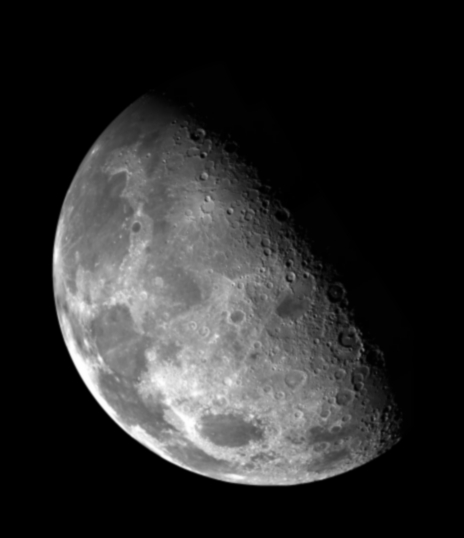
%> input picture L1/moon.bmp, 464 x 538 px
$ octave Q3.m   (GNU Octave 9; MATLAB toolbox functions it lacks are replaced by stand-ins)
%> lines starting %> are read from the running program, lines starting %| are printed output that depends on the picture; in (x1, y1, x2, y2) boxes, pixels count from 0 and x2, y2 are one past the last pixel; in counts of white or black regions, pixels touching at a corner belong together; the program's own positions count from 1
Imoon=imread('C:\Users\imp\Downloads\moon.bmp');
%> Imoon is the input picture: size 538x464 uint8; min 0, max 255, mean 42.6
imhist(Imoon);
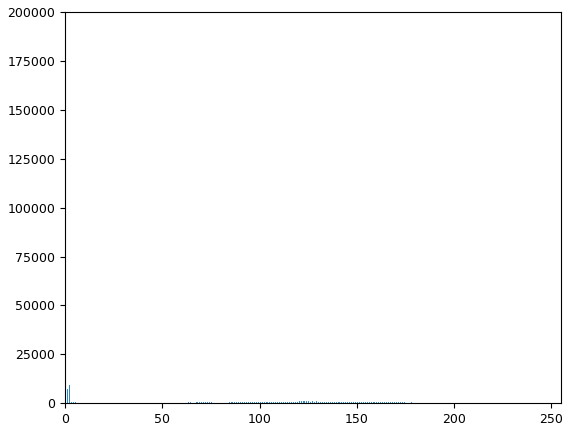
%> figure redrawn from the program's plot data; highest point at x = 0, y = 141440
Ithr=zeros(size(Imoon));
Ithr(Imoon>=100)=255;
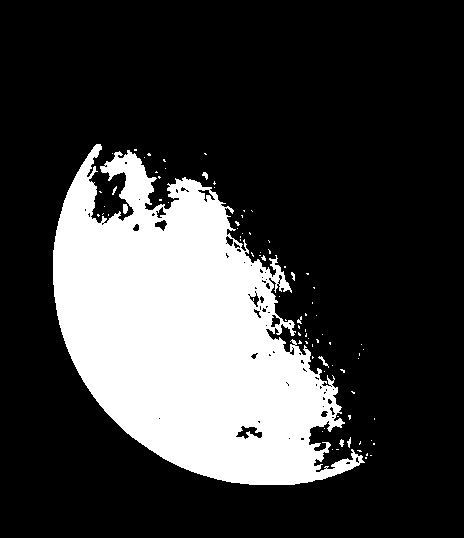
%> Ithr: size 538x464 double; 24.1% white; 84 white regions (75 under 20 px), largest, box (x1, y1, x2, y2) and area: (53, 144, 365, 485) 59641, (123, 204, 128, 214) 43, (318, 356, 329, 368) 35
Ithr=(Imoon>=200)*255;
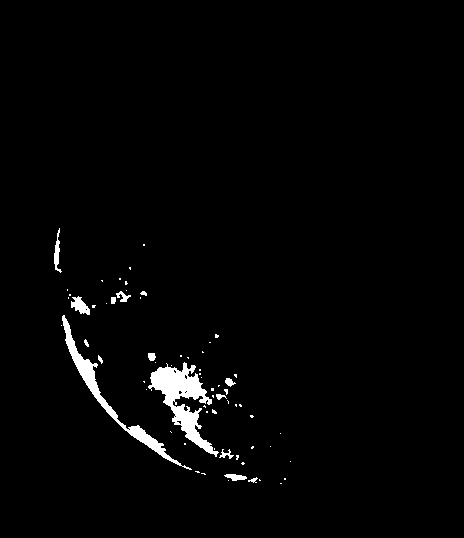
%> Ithr: size 538x464 double; 2% white; 67 white regions (52 under 20 px), largest, box (x1, y1, x2, y2) and area: (148, 362, 219, 457) 2321, (62, 315, 192, 470) 1561, (71, 296, 90, 315) 202
figure;
colormap gray;
imagesc(Imoon);
figure;
colormap gray;
imagesc(Ithr);

$ run again, with L1/Rose1024.tif saved as L1/moon.bmp
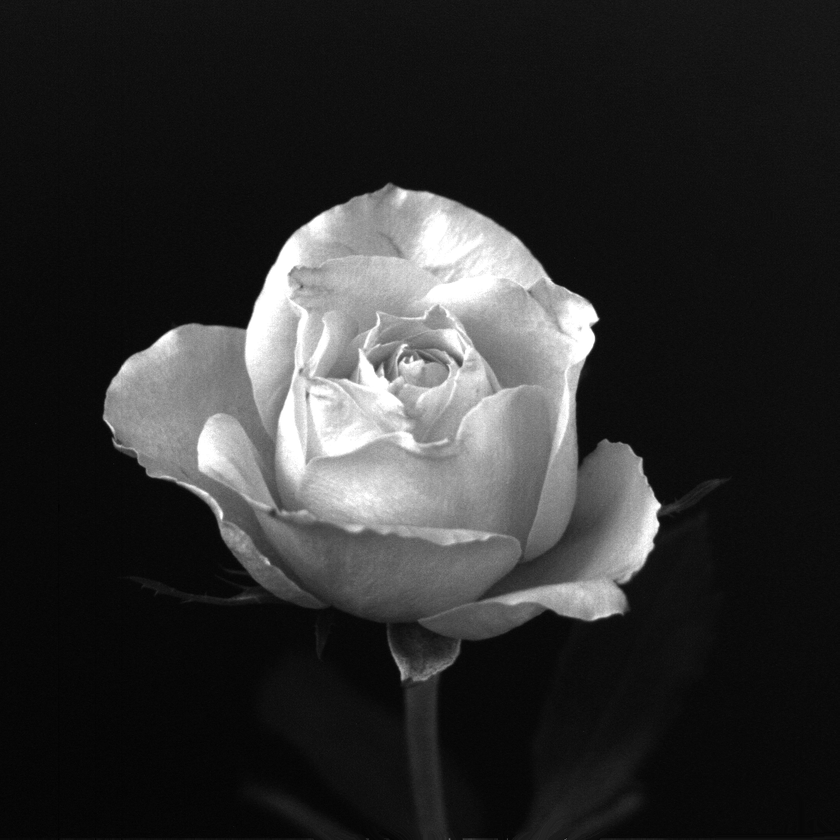
%> input picture L1/Rose1024.tif, 840 x 840 px, shrunk from 1024 x 1024 before the run
%> Imoon is the input picture: size 840x840 uint8; min 0, max 255, mean 46.8
%> `Ithr(Imoon>=100)=255;`:
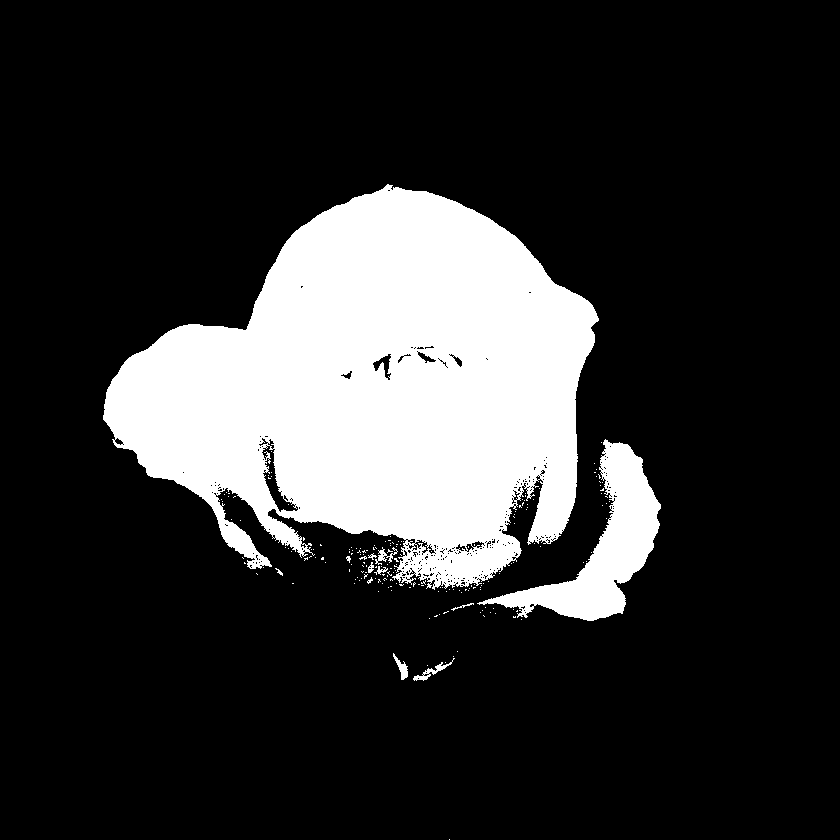
%> Ithr: size 840x840 double; 19.3% white; 196 white regions (185 under 20 px), largest, box (x1, y1, x2, y2) and area: (103, 184, 599, 590) 124930, (477, 439, 661, 621) 10163, (413, 658, 455, 681) 199
%> `Ithr=(Imoon>=200)*255;`:
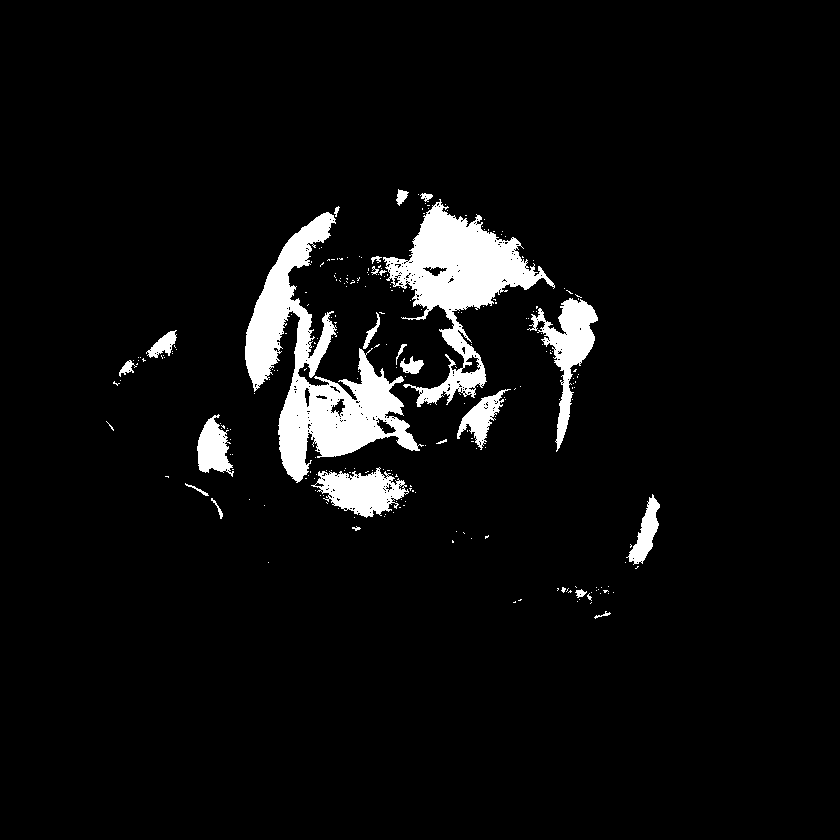
%> Ithr: size 840x840 double; 5.4% white; 252 white regions (228 under 20 px), largest, box (x1, y1, x2, y2) and area: (245, 212, 424, 483) 15181, (383, 199, 555, 407) 11473, (527, 298, 598, 452) 3261

$ run again, with L1/fractured_spine.tif saved as L1/moon.bmp
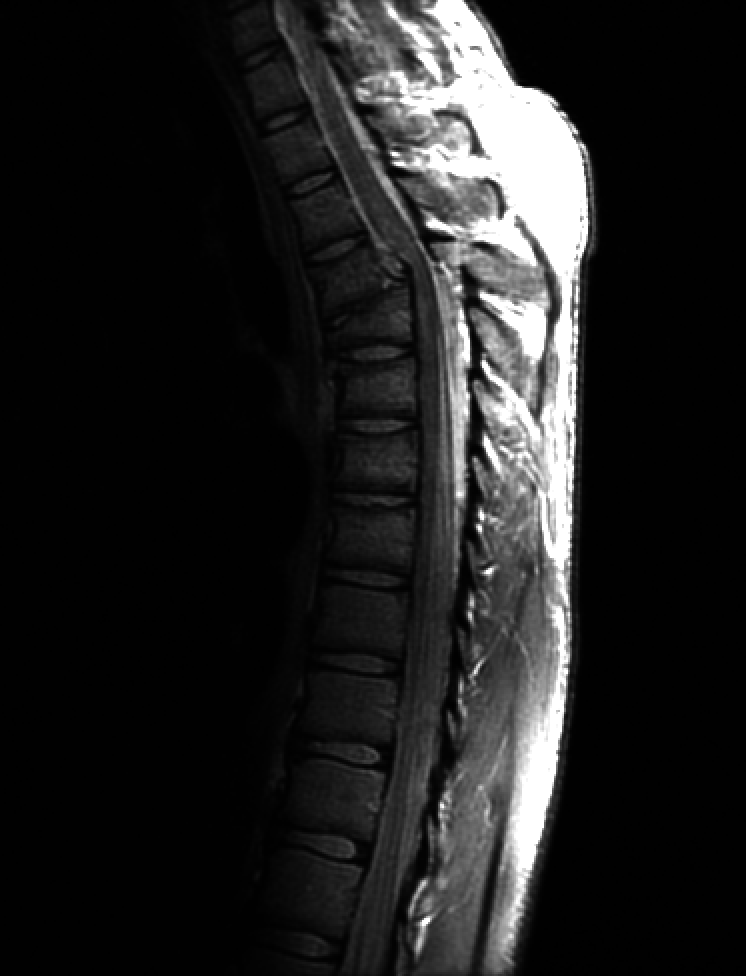
%> input picture L1/fractured_spine.tif, 746 x 976 px
%> Imoon is the input picture: size 976x746 uint8; min 0, max 255, mean 32.6
%> `imhist(Imoon);`:
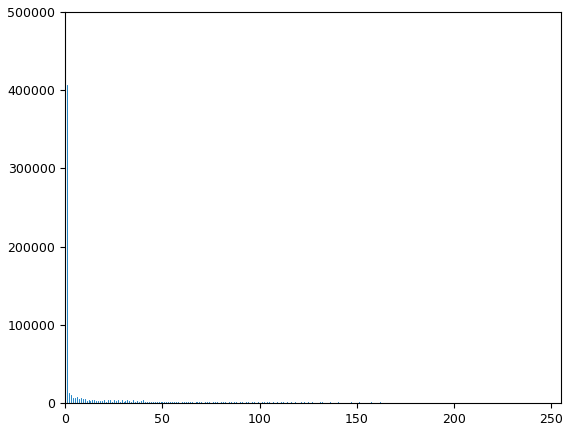
%> figure redrawn from the program's plot data; highest point at x = 1, y = 407152
%> `Ithr=(Imoon>=200)*255;`:
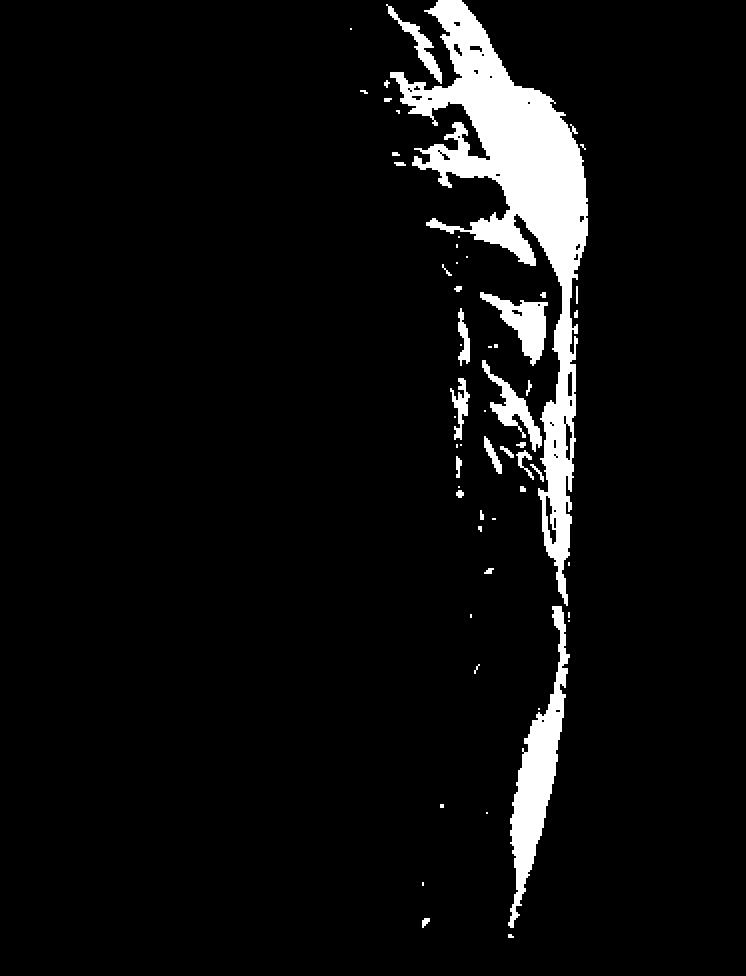
%> Ithr: size 976x746 double; 5.8% white; 56 white regions (24 under 20 px), largest, box (x1, y1, x2, y2) and area: (390, 0, 588, 606) 29408, (508, 606, 570, 928) 6356, (480, 292, 548, 366) 1984
